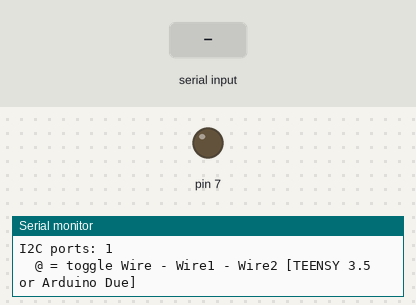
The sketch below on a simulated Arduino Uno, built with avr-gcc and run on an emulated ATmega328P. Shown: output pins drawn as LEDs (lit = HIGH), the last lines printed to the serial monitor. Inputs (shaded band) come from the test bench.

Above: at 0.01 s.
At 1.2 s:
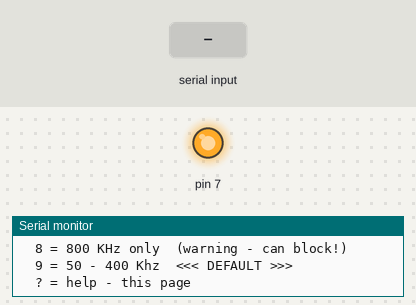
1.3 s: "@" received over Serial
2.8 s: "s" received over Serial
4.3 s: "d" received over Serial
Timing chart, 0 to 7.3 s (numbered marks = the images above; inputs shaded):
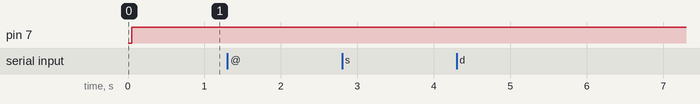

The sketch:

Multispeed_I2C_Scanner.ino
```cpp
//
//    FILE: MultiSpeedI2CScanner.ino
//  AUTHOR: Rob Tillaart
// VERSION: 0.1.9
// PURPOSE: I2C scanner at different speeds
//    DATE: 2013-11-05
//     URL: http://forum.arduino.cc/index.php?topic=197360
//
// Released to the public domain
//

#include <Wire.h>
#include <Arduino.h>

TwoWire *wi;

const char version[] = "0.1.9";


// INTERFACE COUNT (TESTED TEENSY 3.5 AND ARDUINO DUE ONLY)
int wirePortCount = 1;
int selectedWirePort = 0;


// scans devices from 50 to 800KHz I2C speeds.
// lower than 50 is not possible
// DS3231 RTC works on 800 KHz. TWBR = 2; (?)
const long allSpeed[] = {
  50, 100, 200, 300, 400, 500, 600, 700, 800
};
long speed[sizeof(allSpeed) / sizeof(allSpeed[0])];
int speeds;

int addressStart = 0;
int addressEnd = 127;


// DELAY BETWEEN TESTS
#define RESTORE_LATENCY  5    // for delay between tests of found devices.
bool delayFlag = false;


// MINIMIZE OUTPUT
bool printAll = true;
bool header = true;


// STATE MACHINE
enum states {
  STOP, ONCE, CONT, HELP
};
states state = STOP;


// TIMING
uint32_t startScan;
uint32_t stopScan;


void setup()
{
  Serial.begin(115200);
  Wire.begin();
  pinMode(7, OUTPUT);

#if defined WIRE_IMPLEMENT_WIRE1 || WIRE_INTERFACES_COUNT > 1
  Wire1.begin();
  wirePortCount++;
#endif
#if defined WIRE_IMPLEMENT_WIRE2 || WIRE_INTERFACES_COUNT > 2
  Wire2.begin();
  wirePortCount++;
#endif
#if defined WIRE_IMPLEMENT_WIRE3 || WIRE_INTERFACES_COUNT > 3
  Wire3.begin();
  wirePortCount++;
#endif

  wi = &Wire;

  setSpeed('9');
  displayHelp();
}

void loop()
{
  digitalWrite(7, HIGH);
  char command = getCommand();
  switch (command)
  {
    case '@':
      selectedWirePort = (selectedWirePort + 1) % wirePortCount;
      Serial.print(F("I2C PORT=Wire"));
      Serial.println(selectedWirePort);
      switch (selectedWirePort)
      {
        case 0:
          wi = &Wire;
          break;
        case 1:
#if defined WIRE_IMPLEMENT_WIRE1 || WIRE_INTERFACES_COUNT > 1
          wi = &Wire1;
#endif
          break;
        case 2:
#if defined WIRE_IMPLEMENT_WIRE2 || WIRE_INTERFACES_COUNT > 2
          wi = &Wire2;
#endif
          break;
        case 3:
#if defined WIRE_IMPLEMENT_WIRE3 || WIRE_INTERFACES_COUNT > 3
          wi = &Wire3;
#endif
          break;
      }
      break;

    case 's':
      state = ONCE;
      break;
    case 'c':
      state = CONT;
      break;
    case 'd':
      delayFlag = !delayFlag;
      Serial.print(F("<delay="));
      Serial.println(delayFlag ? F("5>") : F("0>"));
      break;

    case 'e':
      // eeprom test TODO
      break;

    case 'h':
      header = !header;
      Serial.print(F("<header="));
      Serial.println(header ? F("yes>") : F("no>"));
      break;
    case 'p':
      printAll = !printAll;
      Serial.print(F("<print="));
      Serial.println(printAll ? F("all>") : F("found>"));
      break;

    case '0':
    case '1':
    case '2':
    case '4':
    case '8':
    case '9':
      setSpeed(command);
      break;

    case 'a':
      setAddress();
      break;

    case 'q':
    case '?':
      state = HELP;
      break;
    default:
      break;
  }

  switch (state)
  {
    case ONCE:
      I2Cscan();
      state = HELP;
      break;
    case CONT:
      I2Cscan();
      delay(1000);
      break;
    case HELP:
      displayHelp();
      state = STOP;
      break;
    case STOP:
      break;
    default: // ignore all non commands
      break;
  }
}

void setAddress()
{
  if (addressStart == 0)
  {
    addressStart = 8;
    addressEnd = 120;
  }
  else
  {
    addressStart = 0;
    addressEnd = 127;
  }
  Serial.print(F("<address Range = "));
  Serial.print(addressStart);
  Serial.print(F(".."));
  Serial.print(addressEnd);
  Serial.println(F(">"));

}

void setSpeed(char sp)
{
  switch (sp)
  {
    case '1':
      speed[0] = 100;
      speeds = 1;
      break;
    case '2':
      speed[0] = 200;
      speeds = 1;
      break;
    case '4':
      speed[0] = 400;
      speeds = 1;
      break;
    case '8':
      speed[0] = 800;
      speeds = 1;
      break;
    case '9':  // limited to 400KHz
      speeds = 5;
      for (int i = 0; i < speeds; i++)
      {
        speed[i] = allSpeed[i];
      }
      break;
    case '0':  // reset
      speeds = sizeof(allSpeed) / sizeof(allSpeed[0]);
      for (int i = 0; i < speeds; i++)
      {
        speed[i] = allSpeed[i];
      }
      break;
  }
}

char getCommand()
{
  char c = '\0';
  if (Serial.available())
  {
    c = Serial.read();
  }
  return c;
}

void displayHelp()
{
  Serial.print(F("\nArduino MultiSpeed I2C Scanner - "));
  Serial.println(version);
  Serial.println();
  Serial.print(F("I2C ports: "));
  Serial.println(wirePortCount);
  Serial.println(F("\t@ = toggle Wire - Wire1 - Wire2 [TEENSY 3.5 or Arduino Due]"));
  Serial.println(F("Scanmode:"));
  Serial.println(F("\ts = single scan"));
  Serial.println(F("\tc = continuous scan - 1 second delay"));
  Serial.println(F("\tq = quit continuous scan"));
  Serial.println(F("\td = toggle latency delay between successful tests. 0 - 5 ms"));
  Serial.println(F("Output:"));
  Serial.println(F("\tp = toggle printAll - printFound."));
  Serial.println(F("\th = toggle header - noHeader."));
  Serial.println(F("\ta = toggle address range, 0..127 - 8..120"));
  Serial.println(F("Speeds:"));
  Serial.println(F("\t0 = 50 - 800 Khz  (warning - can block!!)"));
  Serial.println(F("\t1 = 100 KHz only"));
  Serial.println(F("\t2 = 200 KHz only"));
  Serial.println(F("\t4 = 400 KHz only"));
  Serial.println(F("\t8 = 800 KHz only  (warning - can block!)"));
  Serial.println(F("\t9 = 50 - 400 Khz  <<< DEFAULT >>>"));
  Serial.println(F("\n\t? = help - this page"));
  Serial.println();
}

void I2Cscan()
{
  startScan = millis();
  uint8_t count = 0;

  if (header)
  {
    Serial.print(F("TIME\tDEC\tHEX\t"));
    for (uint8_t s = 0; s < speeds; s++)
    {
      Serial.print(F("\t"));
      Serial.print(speed[s]);
    }
    Serial.println(F("\t[KHz]"));
    for (uint8_t s = 0; s < speeds + 5; s++)
    {
      Serial.print(F("--------"));
    }
    Serial.println();
  }

  // TEST
  // 0.1.04: tests only address range 8..120
  // --------------------------------------------
  // Address  R/W Bit Description
  // 0000 000   0 General call address
  // 0000 000   1 START byte
  // 0000 001   X CBUS address
  // 0000 010   X reserved - different bus format
  // 0000 011   X reserved - future purposes
  // 0000 1XX   X High Speed master code
  // 1111 1XX   X reserved - future purposes
  // 1111 0XX   X 10-bit slave addressing
  for (uint8_t address = addressStart; address <= addressEnd; address++)
  {
    bool printLine = printAll;
    bool found[speeds];
    bool fnd = false;

    for (uint8_t s = 0; s < speeds ; s++)
    {
#if ARDUINO >= 158
      wi->setClock(speed[s] * 1000);
#else
      TWBR = (F_CPU / (speed[s] * 1000) - 16) / 2;
#endif
      wi->beginTransmission (address);
      found[s] = (wi->endTransmission () == 0);
      fnd |= found[s];
      // give device 5 millis
      if (fnd && delayFlag) delay(RESTORE_LATENCY);
    }

    if (fnd) count++;
    printLine |= fnd;

    if (printLine)
    {
      Serial.print(millis());
      Serial.print(F("\t"));
      Serial.print(address, DEC);
      Serial.print(F("\t0x"));
      if (address < 0x10) Serial.print(0, HEX);
      Serial.print(address, HEX);
      Serial.print(F("\t"));

      for (uint8_t s = 0; s < speeds ; s++)
      {
        Serial.print(F("\t"));
        Serial.print(found[s] ? F("V") : F("."));
      }
      Serial.println();
    }
  }

  stopScan = millis();
  if (header)
  {
    Serial.println();
    Serial.print(count);
    Serial.print(F(" devices found in "));
    Serial.print(stopScan - startScan);
    Serial.println(F(" milliseconds."));
  }
}
```
